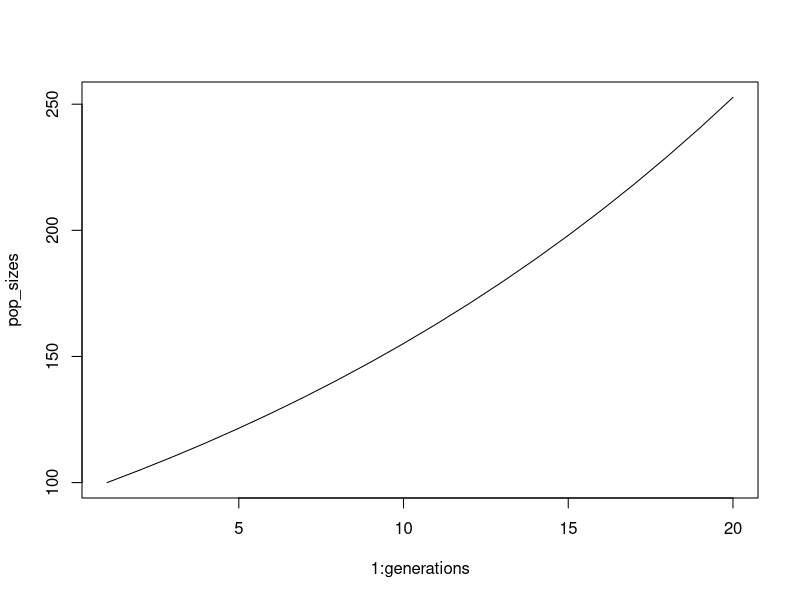
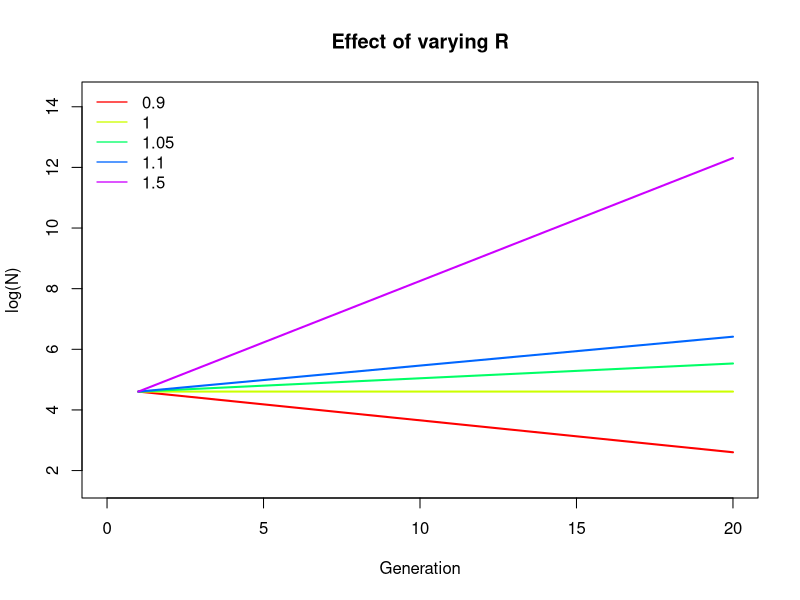
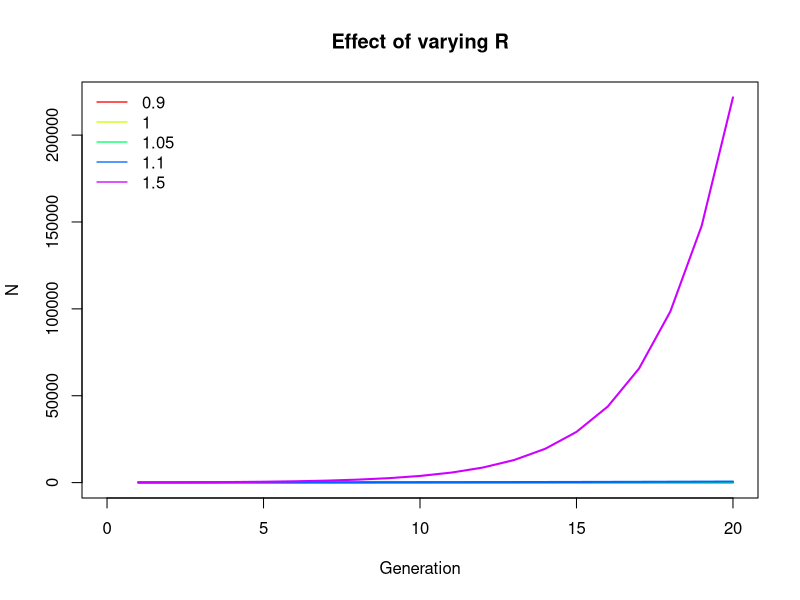

The R script that drew these images, in order:
## ---- chunk 1
# Set couner to 1; set Sum to counter;
# Start a loop from 1 to 20;
# Increase counter by 1; 
# Increase Sum by counter;
# Return sum

total <- 0

for (ii in 1:20){
  total <- total + ii
}

total

# Or just do this
sum(1:20)
## ---- chunk 2

# Make a vector of length equal to number of generations
# The first entry is the inital population size
# In a loop from 2 to number of generations, update the vector with (time-1)*R

# conditions & parameters
generations <- 20
RR <- 1.05 # R is a parameter
N_init <- 100 # N is a state variable

# create and populate pop size vector
pop_sizes <- numeric(generations)
pop_sizes[1] <- N_init
for (time in 2:generations){
  pop_sizes[time] <- RR*pop_sizes[time-1]
}

pop_sizes

# Alternatively,
for (time in 2:generations){
  pop_sizes[time] <- N_init*RR^(time-1)
}
pop_sizes

# Pseudocode for plot:
# Make a plot with X axis of 1 to number of generations
# Y axis is population size
# Plot
plot(x = 1:generations, y = pop_sizes, type = "l")


#####################################
# Make this for multiple values of R

# Define a function first
pop_growth <- function(N, RR, generations = 20) {
  pop_sizes <- numeric(generations)
  pop_sizes[1] <- N_init
  for (time in 2:generations){
    pop_sizes[time] <- RR*pop_sizes[time-1]
  }
  return(pop_sizes)
}

RRs <- c(0.9, 1, 1.05, 1.1, 1.5)
trajectories <- sapply(RRs, function(x) pop_growth(N = N_init, RR = x))


# Make a function to plot this thing
multi_plot <- function(m, log = T) {
  if(log == T) {m <- log(m)}
  range <- range(m)
  colors <- rainbow(n = ncol(m))
  
  ylab_text <- "log(N)"
  if (log == F) {ylab_text <- "N"}
  plot(1, type = "n", xlim = c(0, nrow(trajectories)), ylim = c(range[1]-1, range[2]+2), 
       main = "Effect of varying R", ylab = ylab_text, xlab = "Generation")
  
  sapply(1:ncol(m), function(x) lines(y = m[,x], x = 1:nrow(m), col = colors[x], lwd = 2))
  legend("topleft", col = colors, legend = RRs, lwd = 1.25, bty = "n")
}

multi_plot(m = trajectories); multi_plot(m = trajectories, log = F)

# Try this in ggplot2 at some point
